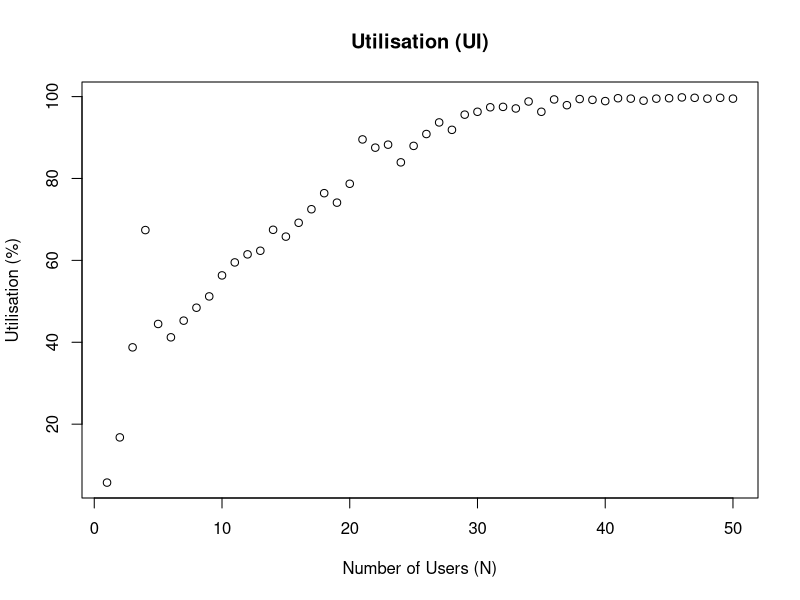
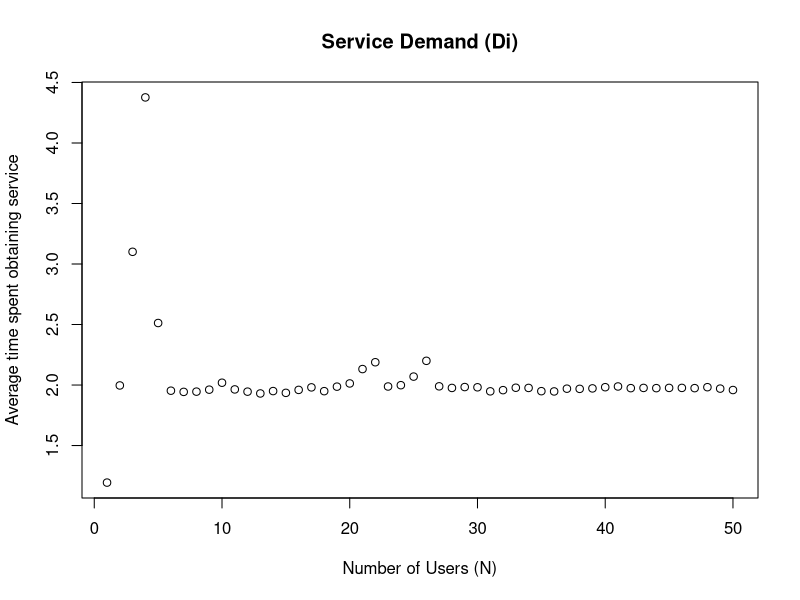
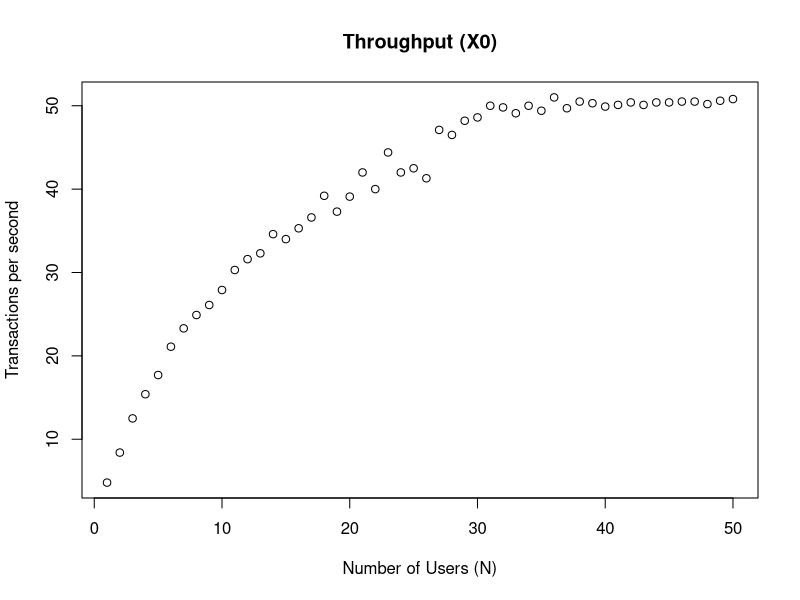
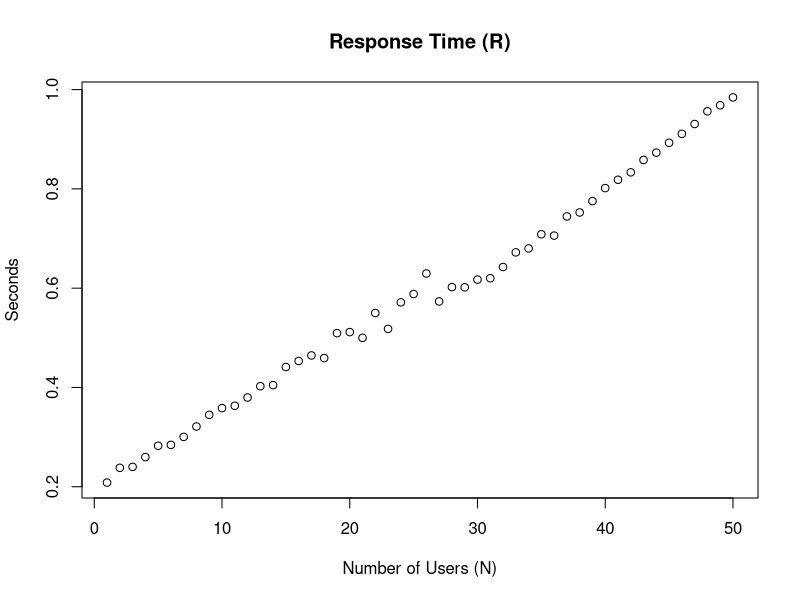

The R source for these figures, in order:
setwd("S:/Users/Dean's PC/workspace/EAA_CA2")

performanceData <- read.table("results.dat", header=TRUE)

UI <- (100-performanceData$IDLE)
X0 <- (performanceData$CO/10)
Di <- (UI / X0)
R <- (performanceData$N / X0)

dev.new()
plot(UI, main="Utilisation (UI)", xlab="Number of Users (N)", ylab="Utilisation (%)")

dev.new()
plot(Di, main="Service Demand (Di)", xlab="Number of Users (N)", ylab="Average time spent obtaining service")

dev.new()
plot(X0, main="Throughput (X0)", xlab="Number of Users (N)", ylab="Transactions per second")

dev.new()
plot(R, main="Response Time (R)", xlab="Number of Users (N)", ylab="Seconds")
